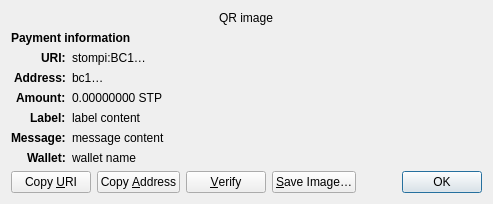
<?xml version="1.0" encoding="UTF-8"?>
<ui version="4.0">
 <class>ReceiveRequestDialog</class>
 <widget class="QDialog" name="ReceiveRequestDialog">
  <property name="geometry">
   <rect>
    <x>0</x>
    <y>0</y>
    <width>413</width>
    <height>229</height>
   </rect>
  </property>
  <property name="windowTitle">
   <string>Request payment to …</string>
  </property>
  <layout class="QGridLayout" name="gridLayout" columnstretch="0,1">
   <property name="sizeConstraint">
    <enum>QLayout::SetFixedSize</enum>
   </property>
   <item row="0" column="0" colspan="2" alignment="Qt::AlignHCenter">
    <widget class="QRImageWidget" name="qr_code">
     <property name="text">
      <string notr="true">QR image</string>
     </property>
     <property name="textInteractionFlags">
      <set>Qt::NoTextInteraction</set>
     </property>
    </widget>
   </item>
   <item row="1" column="0" colspan="2">
    <widget class="QLabel" name="payment_header">
     <property name="font">
      <font>
       <weight>75</weight>
       <bold>true</bold>
      </font>
     </property>
     <property name="text">
      <string>Payment information</string>
     </property>
     <property name="textInteractionFlags">
      <set>Qt::NoTextInteraction</set>
     </property>
    </widget>
   </item>
   <item row="2" column="0" alignment="Qt::AlignRight|Qt::AlignTop">
    <widget class="QLabel" name="uri_tag">
     <property name="font">
      <font>
       <weight>75</weight>
       <bold>true</bold>
      </font>
     </property>
     <property name="text">
      <string notr="true">URI:</string>
     </property>
     <property name="textFormat">
      <enum>Qt::PlainText</enum>
     </property>
     <property name="textInteractionFlags">
      <set>Qt::NoTextInteraction</set>
     </property>
    </widget>
   </item>
   <item row="2" column="1" alignment="Qt::AlignTop">
    <widget class="QLabel" name="uri_content">
     <property name="text">
      <string notr="true">stompi:BC1…</string>
     </property>
     <property name="textFormat">
      <enum>Qt::RichText</enum>
     </property>
     <property name="wordWrap">
      <bool>true</bool>
     </property>
     <property name="textInteractionFlags">
      <set>Qt::TextSelectableByMouse</set>
     </property>
    </widget>
   </item>
   <item row="3" column="0" alignment="Qt::AlignRight|Qt::AlignTop">
    <widget class="QLabel" name="address_tag">
     <property name="font">
      <font>
       <weight>75</weight>
       <bold>true</bold>
      </font>
     </property>
     <property name="text">
      <string>Address:</string>
     </property>
     <property name="textInteractionFlags">
      <set>Qt::NoTextInteraction</set>
     </property>
    </widget>
   </item>
   <item row="3" column="1" alignment="Qt::AlignTop">
    <widget class="QLabel" name="address_content">
     <property name="text">
      <string notr="true">bc1…</string>
     </property>
     <property name="textFormat">
      <enum>Qt::PlainText</enum>
     </property>
     <property name="textInteractionFlags">
      <set>Qt::TextSelectableByMouse</set>
     </property>
    </widget>
   </item>
   <item row="4" column="0" alignment="Qt::AlignRight|Qt::AlignTop">
    <widget class="QLabel" name="amount_tag">
     <property name="font">
      <font>
       <weight>75</weight>
       <bold>true</bold>
      </font>
     </property>
     <property name="text">
      <string>Amount:</string>
     </property>
     <property name="textInteractionFlags">
      <set>Qt::NoTextInteraction</set>
     </property>
    </widget>
   </item>
   <item row="4" column="1" alignment="Qt::AlignTop">
    <widget class="QLabel" name="amount_content">
     <property name="text">
      <string notr="true">0.00000000 STP</string>
     </property>
     <property name="textFormat">
      <enum>Qt::PlainText</enum>
     </property>
     <property name="textInteractionFlags">
      <set>Qt::TextSelectableByMouse</set>
     </property>
    </widget>
   </item>
   <item row="5" column="0" alignment="Qt::AlignRight|Qt::AlignTop">
    <widget class="QLabel" name="label_tag">
     <property name="font">
      <font>
       <weight>75</weight>
       <bold>true</bold>
      </font>
     </property>
     <property name="text">
      <string>Label:</string>
     </property>
     <property name="textInteractionFlags">
      <set>Qt::NoTextInteraction</set>
     </property>
    </widget>
   </item>
   <item row="5" column="1" alignment="Qt::AlignTop">
    <widget class="QLabel" name="label_content">
     <property name="text">
      <string notr="true">label content</string>
     </property>
     <property name="textFormat">
      <enum>Qt::PlainText</enum>
     </property>
     <property name="wordWrap">
      <bool>true</bool>
     </property>
     <property name="textInteractionFlags">
      <set>Qt::TextSelectableByMouse</set>
     </property>
    </widget>
   </item>
   <item row="6" column="0" alignment="Qt::AlignRight|Qt::AlignTop">
    <widget class="QLabel" name="message_tag">
     <property name="font">
      <font>
       <weight>75</weight>
       <bold>true</bold>
      </font>
     </property>
     <property name="text">
      <string>Message:</string>
     </property>
     <property name="textInteractionFlags">
      <set>Qt::NoTextInteraction</set>
     </property>
    </widget>
   </item>
   <item row="6" column="1" alignment="Qt::AlignTop">
    <widget class="QLabel" name="message_content">
     <property name="text">
      <string notr="true">message content</string>
     </property>
     <property name="textFormat">
      <enum>Qt::PlainText</enum>
     </property>
     <property name="wordWrap">
      <bool>true</bool>
     </property>
     <property name="textInteractionFlags">
      <set>Qt::TextSelectableByMouse</set>
     </property>
    </widget>
   </item>
   <item row="7" column="0" alignment="Qt::AlignRight|Qt::AlignTop">
    <widget class="QLabel" name="wallet_tag">
     <property name="font">
      <font>
       <weight>75</weight>
       <bold>true</bold>
      </font>
     </property>
     <property name="text">
      <string>Wallet:</string>
     </property>
     <property name="textInteractionFlags">
      <set>Qt::NoTextInteraction</set>
     </property>
    </widget>
   </item>
   <item row="7" column="1" alignment="Qt::AlignTop">
    <widget class="QLabel" name="wallet_content">
     <property name="text">
      <string notr="true">wallet name</string>
     </property>
     <property name="textFormat">
      <enum>Qt::PlainText</enum>
     </property>
     <property name="wordWrap">
      <bool>true</bool>
     </property>
     <property name="textInteractionFlags">
      <set>Qt::TextSelectableByMouse</set>
     </property>
    </widget>
   </item>
   <item row="8" column="0" colspan="2">
    <layout class="QHBoxLayout" name="horizontalLayout">
     <item>
      <widget class="QPushButton" name="btnCopyURI">
       <property name="text">
        <string>Copy &amp;URI</string>
       </property>
       <property name="autoDefault">
        <bool>false</bool>
       </property>
      </widget>
     </item>
     <item>
      <widget class="QPushButton" name="btnCopyAddress">
       <property name="text">
        <string>Copy &amp;Address</string>
       </property>
       <property name="autoDefault">
        <bool>false</bool>
       </property>
      </widget>
     </item>
     <item>
      <widget class="QPushButton" name="btnVerify">
       <property name="text">
        <string>&amp;Verify</string>
       </property>
       <property name="toolTip">
        <string>Verify this address on e.g. a hardware wallet screen</string>
       </property>
       <property name="autoDefault">
        <bool>false</bool>
       </property>
      </widget>
     </item>
     <item>
      <widget class="QPushButton" name="btnSaveAs">
       <property name="text">
        <string>&amp;Save Image…</string>
       </property>
       <property name="autoDefault">
        <bool>false</bool>
       </property>
      </widget>
     </item>
     <item>
      <spacer name="horizontalSpacer_2">
       <property name="orientation">
        <enum>Qt::Horizontal</enum>
       </property>
       <property name="sizeHint" stdset="0">
        <size>
         <width>40</width>
         <height>20</height>
        </size>
       </property>
      </spacer>
     </item>
     <item>
      <widget class="QDialogButtonBox" name="buttonBox">
       <property name="focusPolicy">
        <enum>Qt::StrongFocus</enum>
       </property>
       <property name="standardButtons">
        <set>QDialogButtonBox::Ok</set>
       </property>
      </widget>
     </item>
    </layout>
   </item>
  </layout>
 </widget>
 <customwidgets>
  <customwidget>
   <class>QRImageWidget</class>
   <extends>QLabel</extends>
   <header>qt/qrimagewidget.h</header>
  </customwidget>
 </customwidgets>
 <tabstops>
  <tabstop>buttonBox</tabstop>
  <tabstop>btnCopyURI</tabstop>
  <tabstop>btnCopyAddress</tabstop>
  <tabstop>btnSaveAs</tabstop>
 </tabstops>
 <resources/>
 <connections>
  <connection>
   <sender>buttonBox</sender>
   <signal>accepted()</signal>
   <receiver>ReceiveRequestDialog</receiver>
   <slot>accept()</slot>
   <hints>
    <hint type="sourcelabel">
     <x>135</x>
     <y>230</y>
    </hint>
    <hint type="destinationlabel">
     <x>135</x>
     <y>126</y>
    </hint>
   </hints>
  </connection>
 </connections>
</ui>
